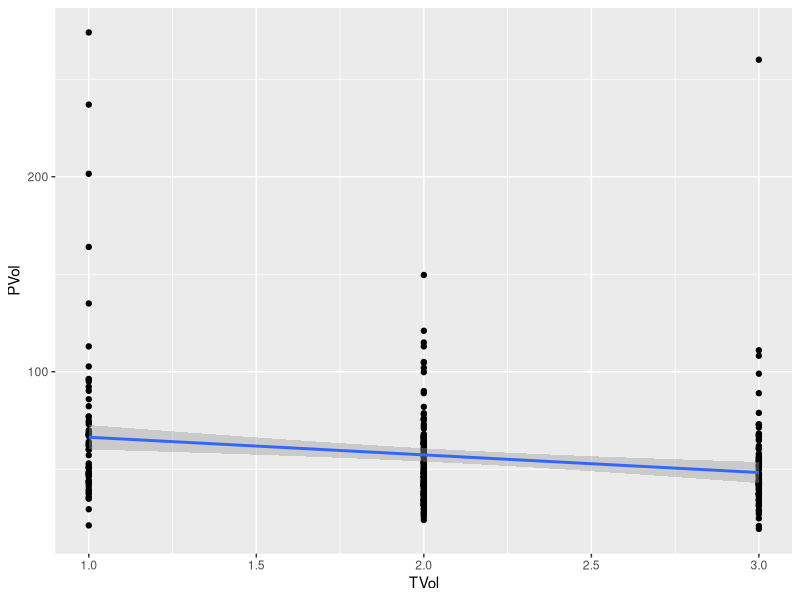
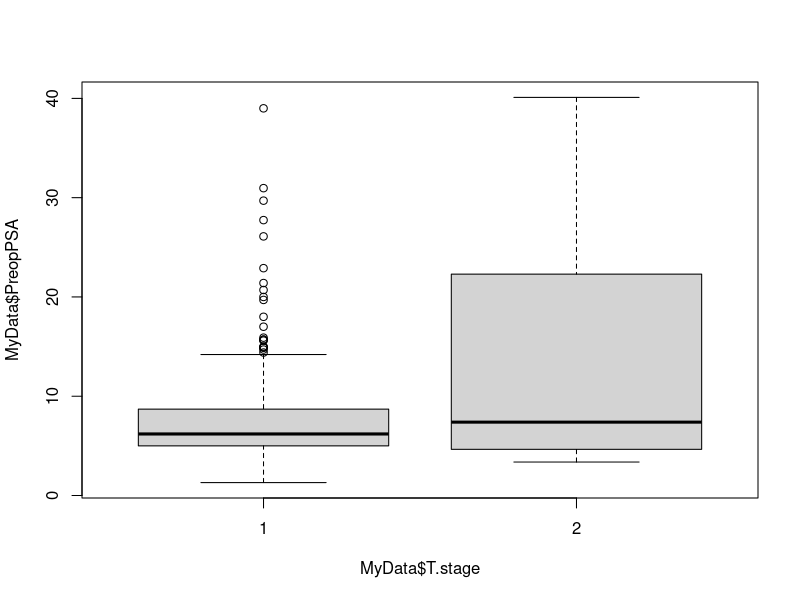
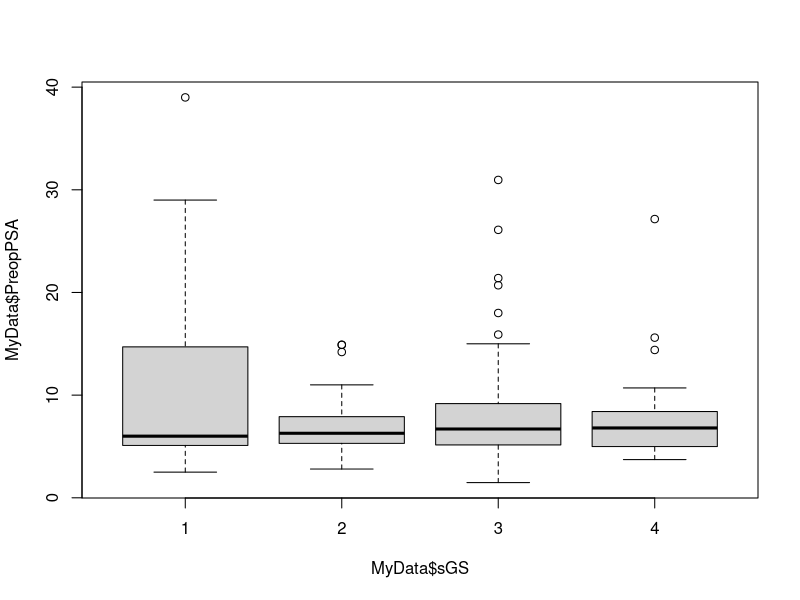
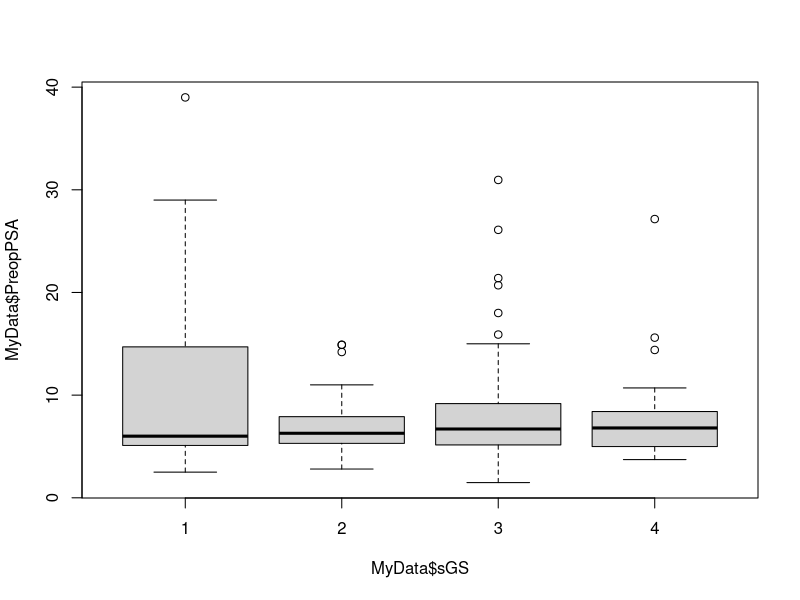
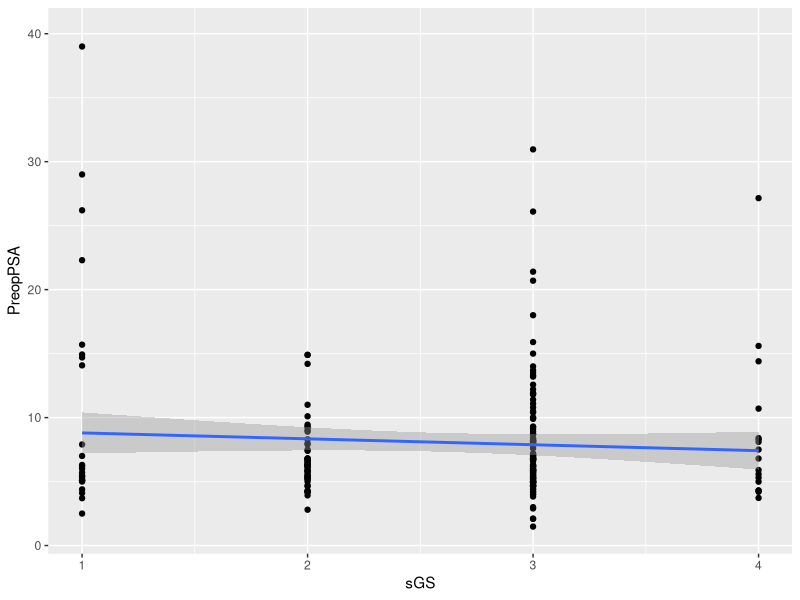
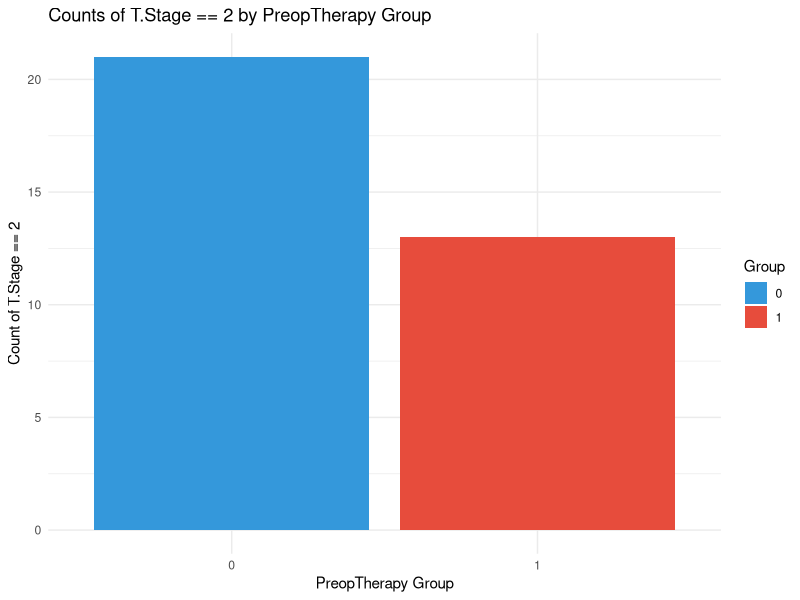
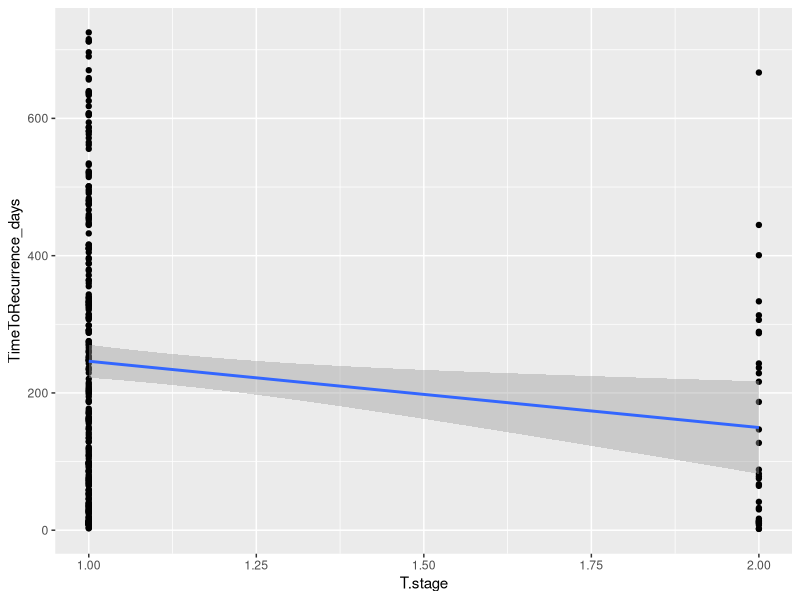
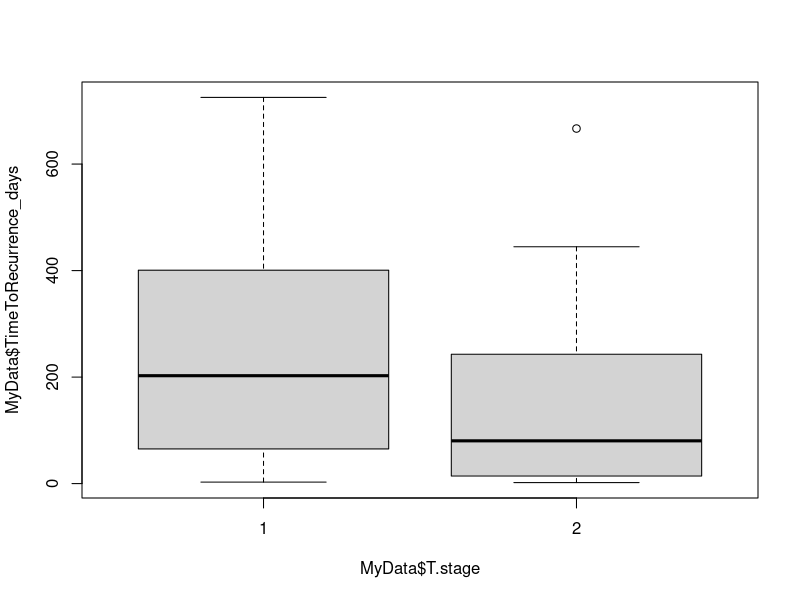

Source code (R) for these figures, in order:
#----GROUP 3-------------------------####
# Date:  2024-09-11      
# Author:  The members of GROUP 3     
# Filename: Creating_Plots.R    
# Description:  Creatig Plots
#               
#               
# Project: Exam
#-------------------------------------------###

## Importing data and libraries----
# Importing relevant packages
library(tidyverse)
library(here)
library(readxl)
library(dplyr)
library (patchwork)
library(ggplot2)

# Reading the file
MyData<-read.delim(here("DATA","tidy_adjust_exam_dataset.txt"))

# Getting an overview
glimpse(MyData)


# 4. Day 7: Create plots that would help answer these questions:


#- Are there any correlated measurements? ----

#  - Is there a relation between the `PVol` and `TVol` variables? ----
# Regression: viewing the data: hos does the regression line look like
MyData %>% 
  ggplot(aes(x = TVol, y = PVol)) +
  geom_point() + 
  geom_smooth(method = "lm")

# Calculate correlation and handle NA values by excluding them
correlation <- cor(MyData$PVol, MyData$TVol, use = "complete.obs")
print(correlation) # There is a negative correlation between PVol and TVol of -0,21, meaning that for every 1 TVol increases, PVol decreses with 0.21

#73 Does the distribution of `PreopPSA` depend on `T.Stage`?  HG!
  
  # T-test to find out if there is a significant differece
  t.test(MyData$PreopPSA~MyData$T.stage) %>%  
  broom::tidy() # Table showing there is a statistically significant. P-value 0,01

# Visulalizes by boxplot  
boxplot(MyData$PreopPSA~MyData$T.stage)

# 74 Does the distribution of `PVol` depend on `sGS`?          HG!   

boxplot(MyData$PreopPSA~MyData$sGS)
boxplot(MyData$PreopPSA~MyData$sGS, na.rm = T) # the to plots look exacly the same

# According to the boxplot PreopPSA does not seem to depend om SGS.  
# 
MyData %>% 
  ggplot(aes(x = sGS, y = PreopPSA)) +
  geom_point() + 
  geom_smooth(method = "lm")  

# Calculate correlation and handle NA values by excluding them
correlation <- cor(MyData$PreopPSA, MyData$sGS, use = "complete.obs")
print(correlation) # Collerlation calculatet to - 0,071. PreopPSA decreses 7 % when sGS increses by 1.   


#  - Where there more `T.Stage == 2` in the group with `PreopTherapy == 1` than in the group `PreopTherapy == 0`? ----
# Add a binary indicator for T.Stage == 2, explicitly handling NAs
My_Data <- MyData %>%
  mutate(T_Stage_2 = if_else(`T.stage` == 2, 1, if_else(is.na(`T.stage`), NA_integer_, 0)))
# Subset the data for PreopTherapy groups 0 and 1, excluding NAs in T_Stage_2
group_0 <- My_Data %>% 
  filter(`PreopTherapy` == 0, !is.na(T_Stage_2)) %>% 
  pull(T_Stage_2)

group_1 <- My_Data %>% 
  filter(`PreopTherapy` == 1, !is.na(T_Stage_2)) %>% 
  pull(T_Stage_2)

# Perform a t-test
t_test_result <- t.test(group_1, group_0, alternative = "greater")

# Print the results of the t-test
print(t_test_result) #p-value = 0.001023. The t-test results suggest that there is a statistically significant greater presence of T.Stage == 2 in the group with PreopTherapy == 1 compared to the group with PreopTherapy == 0.

# Show all of this in a plot:
# Prepare the summary data frame, excluding NAs in T_Stage_2
summary_data <- data.frame(
  PreopTherapy = factor(c(rep(0, length(group_0)), rep(1, length(group_1)))),
  T_Stage_2 = c(group_0, group_1)
)

# Exclude rows with NA in T_Stage_2
summary_data <- summary_data[!is.na(summary_data$T_Stage_2), ]

# Calculate the sum for each group
summary_plot_data <- summary_data %>%
  group_by(PreopTherapy) %>%
  summarise(Count = sum(T_Stage_2), .groups = 'drop')

# Print the summary data to check it
print(summary_plot_data)

# Plotting the counts of T.Stage == 2 by PreopTherapy group
ggplot(summary_plot_data, aes(x = PreopTherapy, y = Count, fill = PreopTherapy)) +
  geom_col() +
  scale_fill_manual(values = c("#3498db", "#e74c3c")) +
  labs(title = "Counts of T.Stage == 2 by PreopTherapy Group",
       x = "PreopTherapy Group",
       y = "Count of T.Stage == 2",
       fill = "Group") +
  theme_minimal()

#  4. Day 8: Analyse the dataset and answer the following questions:
#    _(each person chooses one question)_
# 82  - Was the time to recurrence different for various `T.Stage` levels?

t.test(MyData$TimeToRecurrence_days~MyData$T.stage) %>%  
  broom::tidy()
# P-value of 0.00233. there is a cleraly significant differece 

MyData %>% 
  ggplot(aes(x = T.stage, y = TimeToRecurrence_days)) +
  geom_point() + 
  geom_smooth(method = "lm")  

# Calculate correlation and handle NA values by excluding them
correlation <- cor(MyData$TimeToRecurrence_days, MyData$T.stage, use = "complete.obs")
print(correlation) # Calculatet value -0.1517019 which is significant. 

correlation <- cor(MyData$T.stage, MyData$TimeToRecurrence_days, use = "complete.obs")
print(correlation)

# Boxplot
boxplot(MyData$TimeToRecurrence_days~MyData$T.stage)

# 84  - Did those that had recurrence had also larger `TVol` values than those without recurrence?

t.test(MyData$TVol~MyData$Recurrence) %>%  
  broom::tidy()
# P-value of 0.0000000641 which is cleraly significant  

MyData %>% 
  ggplot(aes(x = Recurrence, y = TVol)) +
  geom_point() + 
  geom_smooth(method = "lm")  

# Plottet shows a clear difference between the two groups

# Calculate correlation and handle NA values by excluding them
correlation <- cor(MyData$TVol, MyData$Recurrence, use = "complete.obs")
print(correlation) # Calculatet value  0.2864918 which is significant. 


# Boxplot
boxplot(MyData$TVol~MyData$Recurrence)
# Boxplottet does nake make sence here 



